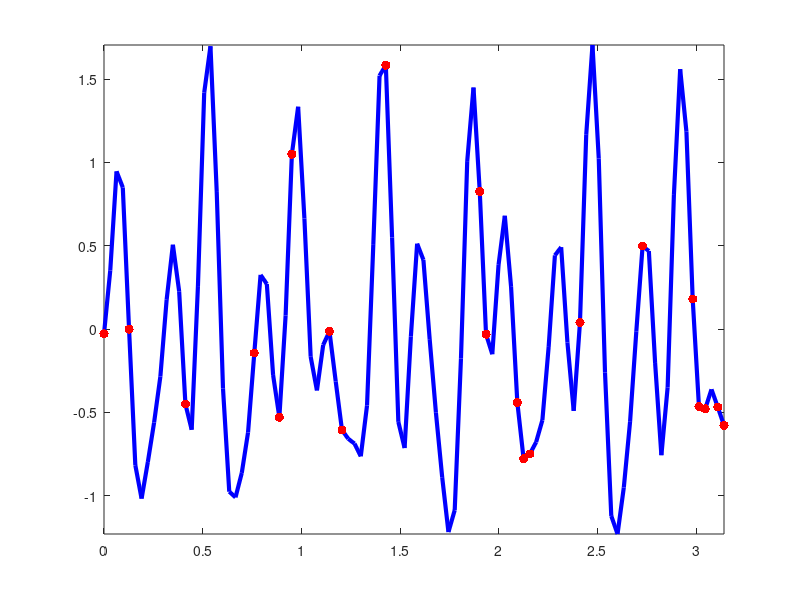

Recreate this plot in MATLAB. (Note: this script raises an error after producing the figure.)
%% clean up and set parameters
clear; close all;
n = 50; % number of modes
nz = 5;  % number of nonzero weights
m = 23; % number of measurements

%% generate random signal
rng(10,'twister');          % seed random number generator
r = sort(randperm(n,nz)');   % select random modes
w = 2*rand(1,nz)-1;          % select random weights
t_ = linspace(0,pi);
y_ = w*cos(r*t_);           % create signal
plot(t_,y_,'b','LineWidth',3); hold on, axis tight
%title('Original signal','Interpreter','latex','FontSize',18)
%exportgraphics(gcf,'signal.png')


%% extract random measurements
idx = sort(randi([1 length(t_)], 1, m));
t = t_(idx)';
y = y_(idx)';
%figure
plot(t, y, 'r.','MarkerSize',20)
%title('Measurements','Interpreter','latex','FontSize',18)
%exportgraphics(gcf,'samples.png')

%% set up and solve linear programming problems
% control variable is x = [w; z]
% objective function is f(w,z) = sum(z)
f = [zeros(1, n) ones(1, n)];

% inequality constraints: - w - z <= 0, w - z <= 0
% we rewrite them as [-I -I; I -I]*x <= 0, where
% I is the nxn identity matrix
Aie =[-eye(n) -eye(n); eye(n) -eye(n)];
bie = zeros(2*n, 1);

% equality constraints: Ax + 0z = y
% we rewrite it as [A 0]*x = y
A = cos(t*(1:n));
Aeq = [A zeros(size(A))];
beq = y;
lb = [-inf*ones(n,1);zeros(n,1)];
ub = [];

% solve the problem
x = linprog(f, Aie, bie, Aeq, beq,lb,ub);
y_recovered = x(1:n)'*cos((1:n)'*t_);    % recovered signal
plot(t_, y_recovered,'m','linewidth',1.5)

% compare the original and the retrieved weights
fprintf("The original weight is %1.2f, and the retrieved one is %1.2f\n", [w; x(r)'])




